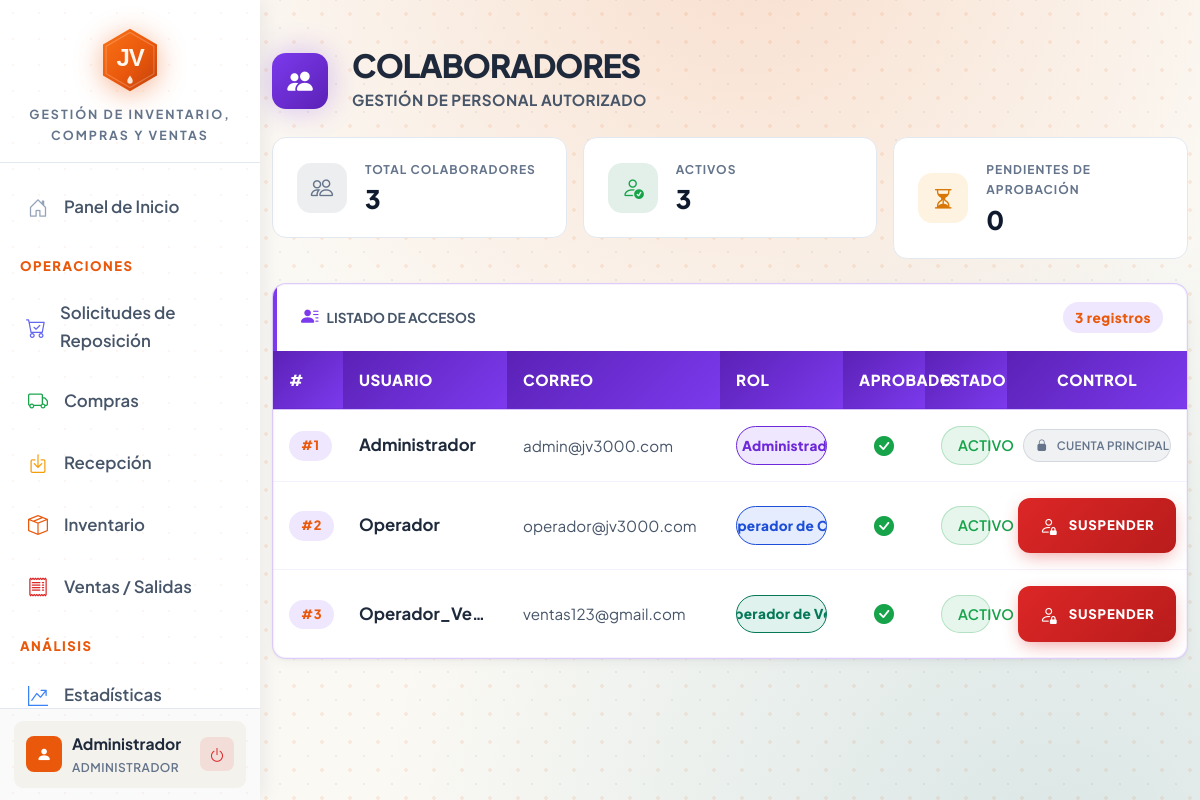
The app's page /dashboard/usuarios.php (signed in) with its own data.
### tables this page shows
CREATE TABLE `usuarios` (
  `id_usuario` int(11) NOT NULL AUTO_INCREMENT,
  `usuario` varchar(50) NOT NULL,
  `correo` varchar(100) NOT NULL,
  `password` varchar(255) NOT NULL,
  `id_rol` int(11) DEFAULT NULL,
  `status` enum('Activo','Inactivo') NOT NULL DEFAULT 'Activo',
  `aprobado` tinyint(1) DEFAULT 0 COMMENT '0=Pendiente, 1=Aprobado',
  `pregunta_seguridad` varchar(200) DEFAULT NULL,
  `respuesta_seguridad` varchar(255) DEFAULT NULL,
  PRIMARY KEY (`id_usuario`),
  UNIQUE KEY `idx_user` (`usuario`),
  UNIQUE KEY `idx_email` (`correo`),
  KEY `fk_rol` (`id_rol`),
  CONSTRAINT `fk_usuarios_rol` FOREIGN KEY (`id_rol`) REFERENCES `roles` (`id_rol`)
);

CREATE TABLE `roles` (
  `id_rol` int(11) NOT NULL AUTO_INCREMENT,
  `nombre_rol` varchar(50) NOT NULL,
  `descripcion` varchar(255) DEFAULT NULL,
  `created_at` timestamp NOT NULL DEFAULT current_timestamp(),
  PRIMARY KEY (`id_rol`),
  UNIQUE KEY `idx_nombre_rol` (`nombre_rol`)
);

### includes/Database.php (called while the page is built, shortened)
<?php
class Database
{
    private static ?self $instance = null;
    private ?mysqli $conn = null;
    public static function getInstance(): self
    {
        if (self::$instance === null) {
            self::$instance = new self();
        }
        return self::$instance;
    }
    public function connect(string $host, string $user, string $pass, string $db): void
    {
        $this->conn = new mysqli($host, $user, $pass, $db);
        $this->conn->set_charset('utf8mb4');
        $this->conn->autocommit(true);
    }
    public function execute(string $sql, array $params = []): mysqli_stmt
    {
        $stmt = $this->conn->prepare($sql);
        if (!empty($params)) {
            $types = '';
            $bindValues = [];
            foreach ($params as $p) {
                if (is_int($p)) {
                    $types .= 'i';
                } elseif (is_float($p)) {
                    $types .= 'd';
                } elseif (is_null($p)) {
                    $types .= 's';
                    $p = null;
                } else {
                    $types .= 's';
                }
                $bindValues[] = $p;
            }
            if (!empty($bindValues)) {
                $stmt->bind_param($types, ...$bindValues);
            }
        }
        if (!$stmt->execute()) {
            throw new RuntimeException('Error ejecutando consulta: ' . $stmt->error);
        }
        return $stmt;
    }
    public function fetchOne(string $sql, array $params = []): ?array
    {
        $stmt = $this->execute($sql, $params);
        $result = $stmt->get_result();
        $row = $result->fetch_assoc();
        return $row ?: null;
    }
    public function fetchAll(string $sql, array $params = []): array
    {
        $stmt = $this->execute($sql, $params);
        $result = $stmt->get_result();
        $rows = $result->fetch_all(MYSQLI_ASSOC);
        return $rows;
    }
}

### dashboard/usuarios.php (the view, shortened to what this page needs)
<?php
$db = Database::getInstance();
$id_propio = $_SESSION['id_usuario'];
$usuarios = $db->fetchAll("SELECT u.id_usuario, u.usuario, u.correo, u.id_rol, r.nombre_rol, u.status, COALESCE(u.aprobado, 1) as aprobado, u.pregunta_seguridad FROM usuarios u LEFT JOIN roles r ON u.id_rol = r.id_rol ORDER BY u.usuario ASC");
$total_users = $db->fetchOne("SELECT COUNT(*) as t FROM usuarios")['t'];
$activos = $db->fetchOne("SELECT COUNT(*) as t FROM usuarios WHERE status='Activo'")['t'];
$pendientes = $db->fetchOne("SELECT COUNT(*) as t FROM usuarios WHERE COALESCE(aprobado,0)=0")['t'];
?>
<!DOCTYPE html>
<html lang="es">
<head>
    <?php include '../includes/diseno.php'; ?>
    <link rel="stylesheet" href="../assets/dashboard/usuarios.css?v=7">
</head>
<body class="usuarios-page">
    <?php include '../includes/sidebar.php'; ?>
    <div class="main-wrapper" id="mainWrapper">
        <div class="pagina-usuarios">
            <div class="container py-5">
                <div class="d-flex align-items-center gap-4 mb-4">
                    <div class="user-header-icon">
                        <i class="bi bi-people-fill"></i>
                    </div>
                    <div>
                        <h1 class="module-title">COLABORADORES</h1>
                        <p class="module-subtitle">Gestión de Personal Autorizado</p>
                    </div>
                </div>
                <div class="row g-3 mb-4">
                    <div class="col-md-4">
                        <div class="widget-card">
                            <div class="widget-icon" style="background:rgba(108,117,125,0.12);color:var(--jv-text-muted);">
                                <i class="bi bi-people"></i>
                            </div>
                            <div>
                                <div class="widget-label">Total Colaboradores</div>
                                <div class="widget-value"><?php echo $total_users; ?></div>
                            </div>
                        </div>
                    </div>
                    <div class="col-md-4">
                        <div class="widget-card">
                            <div class="widget-icon" style="background:rgba(25,135,84,0.12);color:var(--jv-success);">
                                <i class="bi bi-person-check"></i>
                            </div>
                            <div>
                                <div class="widget-label">Activos</div>
                                <div class="widget-value"><?php echo $activos; ?></div>
                            </div>
                        </div>
                    </div>
                    <div class="col-md-4">
                        <div class="widget-card">
                            <div class="widget-icon" style="background:rgba(245,158,11,0.12);color:var(--jv-warning);">
                                <i class="bi bi-hourglass-split"></i>
                            </div>
                            <div>
                                <div class="widget-label">Pendientes de Aprobación</div>
                                <div class="widget-value"><?php echo $pendientes; ?></div>
                            </div>
                        </div>
                    </div>
                </div>
                <div class="card-jv p-0 overflow-hidden">
                    <div class="header-card d-flex align-items-center gap-2">
                        <i class="bi bi-person-lines-fill" style="color:#7c3aed;"></i>
                        <span class="fw-bold small text-secondary text-uppercase">Listado de Accesos</span>
                        <span class="codigo-badge ms-auto"><?php echo $total_users; ?> registros</span>
                    </div>
                    <div class="table-responsive">
                        <table class="table-jv mb-0">
                            <thead>
                                <tr>
                                    <th style="width:70px;">#</th>
                                    <th style="width:20%;">USUARIO</th>
                                    <th style="width:26%;">CORREO</th>
                                    <th style="width:15%;">ROL</th>
                                    <th class="text-center" style="width:10%;">APROBADO</th>
                                    <th class="text-center" style="width:10%;">ESTADO</th>
                                    <th class="text-center" style="width:180px;">CONTROL</th>
                                </tr>
                            </thead>
                            <tbody>
                                <?php if (!empty($usuarios)): ?>
                                    <?php foreach ($usuarios as $row): ?>
                                        <tr <?php echo ((int)$row['aprobado'] === 0) ? 'class="fila-pendiente"' : ''; ?>>
                                            <td class="text-secondary small"><span class="codigo-badge">#<?php echo $row['id_usuario']; ?></span></td>
                                            <td class="fw-bold usuario-cell" data-tooltip="<?php echo htmlspecialchars($row['usuario']); ?>">
                                                <?php echo htmlspecialchars($row['usuario']); ?>
                                            </td>
                                            <td class="text-secondary correo-cell" data-tooltip="<?php echo htmlspecialchars($row['correo'] ?? 'Sin correo'); ?>"><?php echo htmlspecialchars($row['correo'] ?? 'N/A'); ?></td>
                                            <td>
                                                <?php
                                                $role_text = $row['nombre_rol'] ?? '';
                                                if ($row['id_rol'] == 1)      { $role_class = 'badge-rol-admin';  $role_icon = 'bi-shield-lock-fill'; }
                                                elseif ($row['id_rol'] == 2)  { $role_class = 'badge-rol-carga';  $role_icon = 'bi-truck'; }
                                                elseif ($row['id_rol'] == 3)  { $role_class = 'badge-rol-ventas'; $role_icon = 'bi-cart-check'; }
                                                else                          { $role_class = 'badge-rol-sinrol'; $role_icon = 'bi-person-slash'; $role_text = 'SIN ROL'; }
                                                ?>
                                                <span class="role-badge <?php echo $role_class; ?>" data-tooltip="<?php echo htmlspecialchars($role_text); ?>"><i class="bi <?php echo $role_icon; ?>"></i><?php echo htmlspecialchars($role_text); ?></span>
                                            </td>
                                            <td class="text-center">
                                                <?php if ($row['aprobado'] == 1): ?>
                                                    <i class="bi bi-check-circle-fill fs-5" style="color:var(--jv-success);"></i>
                                                <?php else: ?>
                                                    <i class="bi bi-hourglass-split fs-5" style="color:var(--jv-warning);"></i>
                                                <?php endif; ?>
                                            </td>
                                            <td class="text-center">
                                                <span class="badge-jv <?php echo ($row['status'] == 'Activo') ? 'badge-success' : 'badge-danger'; ?>">
                                                    <?php echo strtoupper($row['status']); ?>
                                                </span>
                                            </td>
                                            <td class="text-center">
                                                <div class="d-flex justify-content-center">
                                                    <?php if ($row['id_usuario'] == $id_propio): ?>
                                                        <span class="badge-jv badge-secondary" style="font-size:.72rem;padding:6px 12px;"><i class="bi bi-lock-fill me-1"></i>CUENTA PRINCIPAL</span>
                                                    <?php elseif ($row['status'] == 'Activo'): ?>
                                                        <button class="btn-suspend" onclick="confirmarToggle(<?php echo (int)$row['id_usuario']; ?>, <?php echo htmlspecialchars(json_encode($row['usuario'], JSON_HEX_TAG | JSON_HEX_AMP | JSON_HEX_APOS | JSON_HEX_QUOT), ENT_QUOTES, 'UTF-8'); ?>, 'suspender')">
                                                            <i class="bi bi-person-lock me-1"></i>SUSPENDER
                                                        </button>
                                                    <?php endif; ?>
                                                </div>
                                            </td>
                                        </tr>
                                    <?php endforeach; ?>
                                <?php endif; ?>
                            </tbody>
                        </table>
                    </div>
                </div>
            </div>
        </div>
    </div>
</body>
</html>

### records on screen
usuarios: id_usuario "1", usuario "Administrador", correo "admin@jv3000.com", id_rol.nombre_rol "Adminis…", status "ACTIVO", shows "CUENTA PRINCIPAL"
usuarios: id_usuario "2", usuario "Operador", correo "operador@jv3000.com", id_rol.nombre_rol "Operador…", status "ACTIVO"
usuarios: id_usuario "3", usuario "Operador_Ve…", correo "ventas123@gmail.com", id_rol.nombre_rol "Operador…", status "ACTIVO"

### other values on screen
$nombre_visual "Administrador"
$rol_visual "ADMINISTRADOR"
$total_users "3"
$activos "3"
$pendientes "0"
